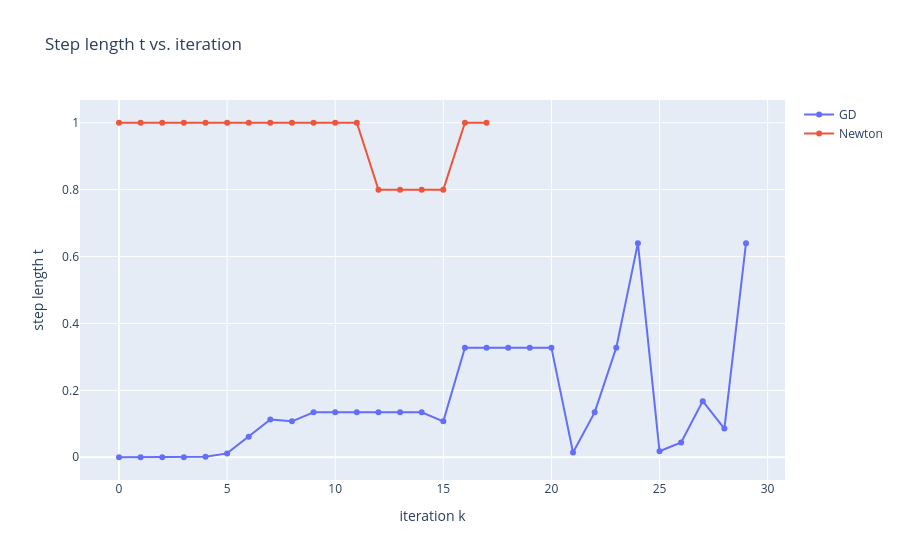

Notebook code cell kept with this figure:
### Code cell
fig = go.Figure()
fig.add_trace(go.Scatter(x=steps_gd, y=step_sizes_gd, mode='lines+markers', name='GD'))
fig.add_trace(go.Scatter(x=steps_newton, y=step_sizes_newton, mode='lines+markers', name='Newton'))
fig.update_layout(
    title='Step length t vs. iteration',
    xaxis_title='iteration k',
    yaxis_title='step length t',
)
fig.show()

### Figure 1 — Plotly figure (JSON) as saved in the notebook; plotly's stock layout.template omitted (floating-point values rounded to 4 significant figures)
{"data": [{"mode": "lines+markers", "name": "GD", "type": "scatter", "x": [0, 1, 2, 3, 4, 5, 6, 7, 8, 9, 10, 11, 12, 13, 14, 15, 16, 17, 18, 19, 20, 21, 22, 23, 24, 25, 26, 27, 28, 29], "y": [1.635e-07, 1.63e-06, 1.547e-05, 0.0001441, 0.001317, 0.01157, 0.06108, 0.1131, 0.1074, 0.1342, 0.1342, 0.1342, 0.1342, 0.1342, 0.1342, 0.1074, 0.3277, 0.3277, 0.3277, 0.3277, 0.3277, 0.01441, 0.1342, 0.3277, 0.64, 0.01801, 0.04398, 0.1678, 0.0859, 0.64]}, {"mode": "lines+markers", "name": "Newton", "type": "scatter", "x": [0, 1, 2, 3, 4, 5, 6, 7, 8, 9, 10, 11, 12, 13, 14, 15, 16, 17], "y": [1, 1, 1, 1, 1, 1, 1, 1, 1, 1, 1, 1, 0.8, 0.8, 0.8, 0.8, 1, 1]}], "layout": {"title": {"text": "Step length t vs. iteration"}, "xaxis": {"title": {"text": "iteration k"}}, "yaxis": {"title": {"text": "step length t"}}}}
